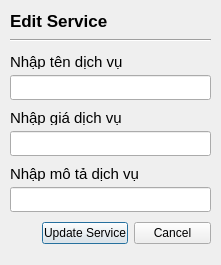
<?xml version="1.0" encoding="UTF-8"?>
<ui version="4.0">
 <class>Editservice</class>
 <widget class="QDialog" name="Editservice">
  <property name="geometry">
   <rect>
    <x>0</x>
    <y>0</y>
    <width>221</width>
    <height>265</height>
   </rect>
  </property>
  <property name="windowTitle">
   <string>Dialog</string>
  </property>
  <widget class="Line" name="line">
   <property name="geometry">
    <rect>
     <x>10</x>
     <y>30</y>
     <width>201</width>
     <height>20</height>
    </rect>
   </property>
   <property name="orientation">
    <enum>Qt::Orientation::Horizontal</enum>
   </property>
  </widget>
  <widget class="QLabel" name="label_3">
   <property name="geometry">
    <rect>
     <x>10</x>
     <y>10</y>
     <width>161</width>
     <height>21</height>
    </rect>
   </property>
   <property name="font">
    <font>
     <pointsize>13</pointsize>
     <bold>true</bold>
    </font>
   </property>
   <property name="text">
    <string>Edit Service</string>
   </property>
  </widget>
  <widget class="QWidget" name="">
   <property name="geometry">
    <rect>
     <x>10</x>
     <y>50</y>
     <width>201</width>
     <height>201</height>
    </rect>
   </property>
   <layout class="QVBoxLayout" name="verticalLayout_3">
    <item>
     <layout class="QVBoxLayout" name="verticalLayout">
      <item>
       <widget class="QLabel" name="label">
        <property name="maximumSize">
         <size>
          <width>16777215</width>
          <height>15</height>
         </size>
        </property>
        <property name="font">
         <font>
          <pointsize>11</pointsize>
         </font>
        </property>
        <property name="text">
         <string>Nhập tên dịch vụ</string>
        </property>
       </widget>
      </item>
      <item>
       <widget class="QLineEdit" name="name">
        <property name="minimumSize">
         <size>
          <width>0</width>
          <height>25</height>
         </size>
        </property>
        <property name="placeholderText">
         <string/>
        </property>
       </widget>
      </item>
     </layout>
    </item>
    <item>
     <layout class="QVBoxLayout" name="verticalLayout_2">
      <item>
       <widget class="QLabel" name="label_2">
        <property name="maximumSize">
         <size>
          <width>16777215</width>
          <height>15</height>
         </size>
        </property>
        <property name="font">
         <font>
          <pointsize>11</pointsize>
         </font>
        </property>
        <property name="text">
         <string>Nhập giá dịch vụ</string>
        </property>
       </widget>
      </item>
      <item>
       <widget class="QLineEdit" name="price">
        <property name="minimumSize">
         <size>
          <width>0</width>
          <height>25</height>
         </size>
        </property>
        <property name="placeholderText">
         <string/>
        </property>
       </widget>
      </item>
     </layout>
    </item>
    <item>
     <layout class="QVBoxLayout" name="verticalLayout_4">
      <item>
       <widget class="QLabel" name="label_4">
        <property name="maximumSize">
         <size>
          <width>16777215</width>
          <height>15</height>
         </size>
        </property>
        <property name="font">
         <font>
          <pointsize>11</pointsize>
         </font>
        </property>
        <property name="text">
         <string>Nhập mô tả dịch vụ</string>
        </property>
       </widget>
      </item>
      <item>
       <widget class="QLineEdit" name="des">
        <property name="minimumSize">
         <size>
          <width>0</width>
          <height>25</height>
         </size>
        </property>
        <property name="placeholderText">
         <string/>
        </property>
       </widget>
      </item>
     </layout>
    </item>
    <item>
     <layout class="QHBoxLayout" name="horizontalLayout_5">
      <item>
       <spacer name="horizontalSpacer_3">
        <property name="orientation">
         <enum>Qt::Orientation::Horizontal</enum>
        </property>
        <property name="sizeHint" stdset="0">
         <size>
          <width>40</width>
          <height>20</height>
         </size>
        </property>
       </spacer>
      </item>
      <item>
       <layout class="QHBoxLayout" name="horizontalLayout_6">
        <item>
         <widget class="QPushButton" name="UpdateSerbtn">
          <property name="minimumSize">
           <size>
            <width>55</width>
            <height>18</height>
           </size>
          </property>
          <property name="styleSheet">
           <string notr="true">QPushButton{
/background-color: #34D481;
/color:white;
/border:none;
/border-radius: 8px;
/font-weight:bold;
/font-size: 10px;
}</string>
          </property>
          <property name="text">
           <string>Update Service</string>
          </property>
          <property name="checkable">
           <bool>true</bool>
          </property>
         </widget>
        </item>
        <item>
         <widget class="QPushButton" name="pushButton_4">
          <property name="minimumSize">
           <size>
            <width>18</width>
            <height>18</height>
           </size>
          </property>
          <property name="styleSheet">
           <string notr="true">QPushButton{
/background-color: #585858;
/color:white;
/border:none;
/border-radius: 8px;
/font-weight:bold;
/font-size: 10px;
}</string>
          </property>
          <property name="text">
           <string>Cancel</string>
          </property>
          <property name="checkable">
           <bool>true</bool>
          </property>
         </widget>
        </item>
       </layout>
      </item>
     </layout>
    </item>
   </layout>
  </widget>
 </widget>
 <resources/>
 <connections/>
</ui>
